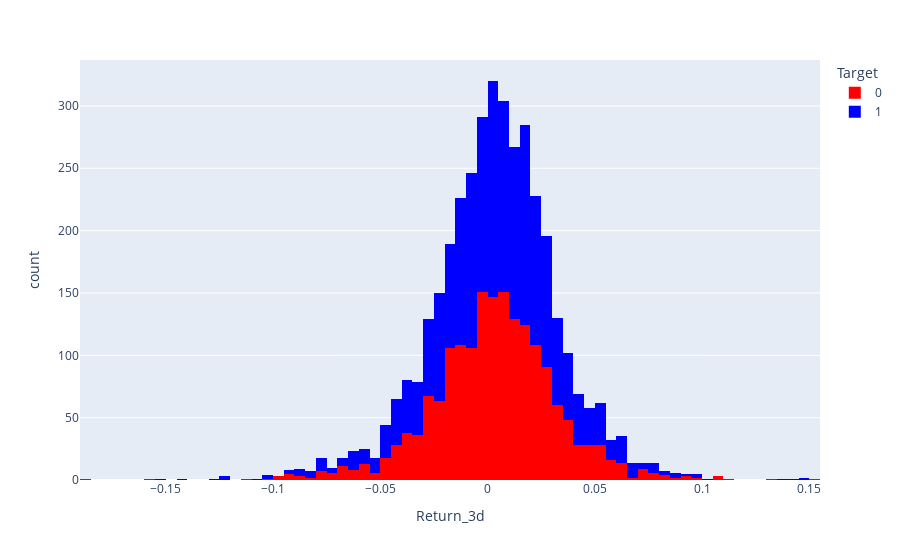

This figure's notebook cell:
### Code cell
px.histogram(stock_df, x = 'Return_3d', color = 'Target', color_discrete_sequence = ['red', 'blue'])

### Figure 1 — Plotly figure (JSON) as saved in the notebook; plotly's stock layout.template omitted (floating-point values rounded to 4 significant figures; data arrays with more than 128 entries replaced by an {"elided": "..."} marker saying what was removed)
{"data": [{"bingroup": "x", "hovertemplate": "Target=0<br>Return_3d=%{x}<br>count=%{y}<extra></extra>", "legendgroup": "0", "marker": {"color": "red", "pattern": {"shape": ""}}, "name": "0", "orientation": "v", "showlegend": true, "type": "histogram", "x": {"elided": "1795 float values"}, "xaxis": "x", "yaxis": "y"}, {"bingroup": "x", "hovertemplate": "Target=1<br>Return_3d=%{x}<br>count=%{y}<extra></extra>", "legendgroup": "1", "marker": {"color": "blue", "pattern": {"shape": ""}}, "name": "1", "orientation": "v", "showlegend": true, "type": "histogram", "x": {"elided": "2021 float values"}, "xaxis": "x", "yaxis": "y"}], "layout": {"barmode": "relative", "legend": {"title": {"text": "Target"}, "tracegroupgap": 0}, "margin": {"t": 60}, "xaxis": {"anchor": "y", "domain": [0, 1], "title": {"text": "Return_3d"}}, "yaxis": {"anchor": "x", "domain": [0, 1], "title": {"text": "count"}}}}
